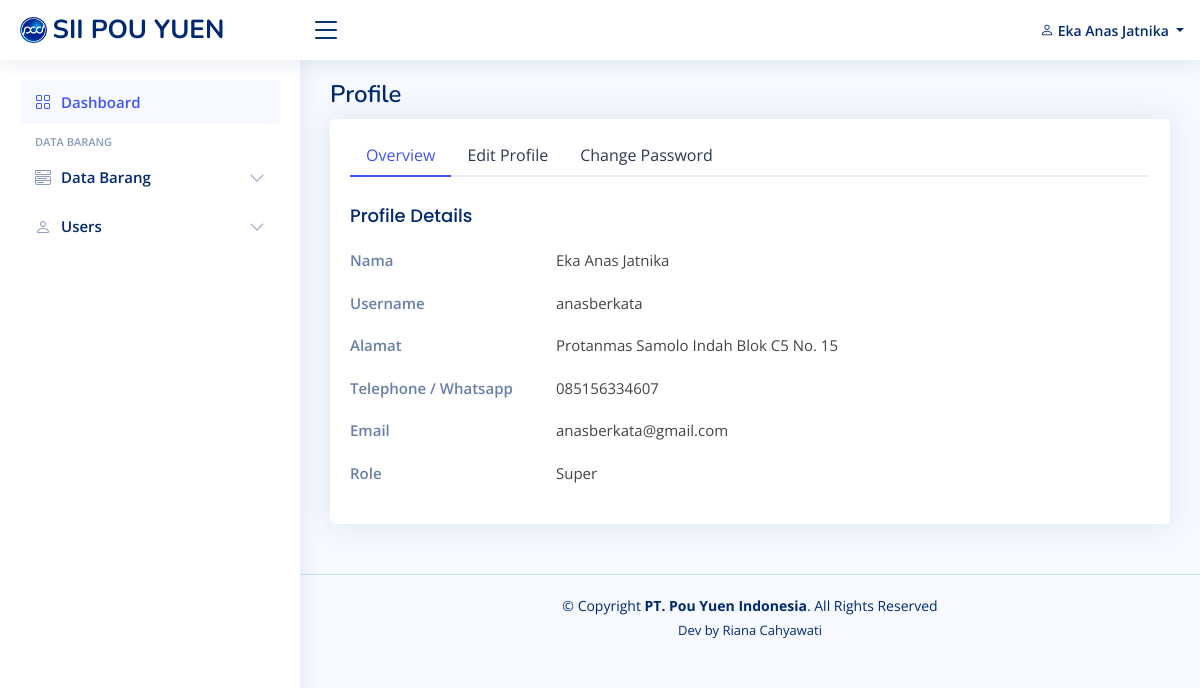
The app's page /view_users/users-profile.php (signed in) with its own data.
### tables this page shows
CREATE TABLE `users` (
  `id` int(11) NOT NULL,
  `nama` varchar(255) NOT NULL,
  `username` varchar(255) NOT NULL,
  `password` varchar(255) NOT NULL,
  `email` varchar(100) NOT NULL,
  `phone` varchar(100) NOT NULL,
  `alamat` varchar(255) NOT NULL,
  `role_id` int(11) NOT NULL
);

CREATE TABLE `users_role` (
  `id_role` int(11) NOT NULL,
  `role_name` varchar(255) NOT NULL
);

### functions.php (called while the page is built, shortened)
<?php
$conn = mysqli_connect("localhost", "root", "", "db_pouyuen");
function query($query)
{
    global $conn;
    $result = mysqli_query($conn, $query);
    $rows = [];
    while ($row = mysqli_fetch_assoc($result)) {
        $rows[] = $row;
    }
    return $rows;
}

### view_users/users-profile.php (the view, shortened to what this page needs)
<?php
include "../view_template/header.php";
include "../view_template/topbar.php";
include "../view_template/sidebar.php";
$id = $_SESSION['id'];
$users = query("SELECT * FROM users INNER JOIN users_role ON users.role_id = users_role.id_role WHERE id = $id")[0];
?>
<main id="main" class="main">
  <div class="pagetitle">
    <h1>Profile</h1>
  </div>
  <section class="section profile">
    <div class="row">
      <div class="col">
        <div class="card">
          <div class="card-body pt-3">
            <ul class="nav nav-tabs nav-tabs-bordered">
              <li class="nav-item">
                <button class="nav-link active" data-bs-toggle="tab" data-bs-target="#profile-overview">Overview</button>
              </li>
              <li class="nav-item">
                <button class="nav-link" data-bs-toggle="tab" data-bs-target="#profile-edit">Edit Profile</button>
              </li>
              <li class="nav-item">
                <button class="nav-link" data-bs-toggle="tab" data-bs-target="#profile-change-password">Change Password</button>
              </li>
            </ul>
            <div class="tab-content pt-2">
              <div class="tab-pane fade show active profile-overview" id="profile-overview">
                <h5 class="card-title">Profile Details</h5>
                <div class="row">
                  <div class="col-lg-3 col-md-4 label ">Nama</div>
                  <div class="col-lg-9 col-md-8"><?= $users['nama']; ?></div>
                </div>
                <div class="row">
                  <div class="col-lg-3 col-md-4 label ">Username</div>
                  <div class="col-lg-9 col-md-8"><?= $users['username']; ?></div>
                </div>
                <div class="row">
                  <div class="col-lg-3 col-md-4 label">Alamat</div>
                  <div class="col-lg-9 col-md-8"><?= $users['alamat']; ?></div>
                </div>
                <div class="row">
                  <div class="col-lg-3 col-md-4 label">Telephone / Whatsapp</div>
                  <div class="col-lg-9 col-md-8"><?= $users['phone']; ?></div>
                </div>
                <div class="row">
                  <div class="col-lg-3 col-md-4 label">Email</div>
                  <div class="col-lg-9 col-md-8"><?= $users['email']; ?></div>
                </div>
                <div class="row">
                  <div class="col-lg-3 col-md-4 label">Role</div>
                  <div class="col-lg-9 col-md-8"><?= $users['role_name']; ?></div>
                </div>
              </div>
            </div>
          </div>
        </div>
      </div>
    </div>
  </section>
</main>
<?php include "../view_template/footer.php"; ?>

### view_template/topbar.php (shortened to what this page needs)
<?php
$id = $_SESSION['id'];
$users = query("SELECT * FROM users INNER JOIN users_role ON users.role_id = users_role.id_role WHERE id = $id")[0];
?>
<header id="header" class="header fixed-top d-flex align-items-center">
  <div class="d-flex align-items-center justify-content-between">
    <a href="index.html" class="logo d-flex align-items-center">
      <img src="../assets/img/logopouyuen.png">
      <span class="d-none d-lg-block">SII POU YUEN</span>
    </a>
    <i class="bi bi-list toggle-sidebar-btn"></i>
  </div>
  <nav class="header-nav ms-auto">
    <ul class="d-flex align-items-center">
      <li class="nav-item dropdown pe-3">
        <a class="nav-link nav-profile d-flex align-items-center pe-0" href="#" data-bs-toggle="dropdown">
          <span class="d-none d-md-block dropdown-toggle ps-2"><i class="bi bi-person"></i> <?= $users['nama']; ?> </span>
        </a>
      </li>
    </ul>
  </nav>
</header>

### assets/css/style.css (style rules this page uses)
:root { scroll-behavior: smooth; }
body { font-family: "Open Sans", sans-serif; background: #f6f9ff; color: #444444; }
a { color: #4154f1; text-decoration: none; }
h1, h2, h3, h4, h5, h6 { font-family: "Nunito", sans-serif; }
#main { margin-top: 60px; padding: 20px 30px; transition: all 0.3s; }
.pagetitle { margin-bottom: 10px; }
.pagetitle h1 { font-size: 24px; margin-bottom: 0; font-weight: 600; color: #012970; }
.card { margin-bottom: 30px; border: none; border-radius: 5px; box-shadow: 0px 0 30px rgba(1, 41, 112, 0.1); }
.card-title { padding: 20px 0 15px 0; font-size: 18px; font-weight: 500; color: #012970; font-family: "Poppins", sans-serif; }
.card-body { padding: 0 20px 20px 20px; }
.nav-tabs-bordered { border-bottom: 2px solid #ebeef4; }
.nav-tabs-bordered .nav-link { margin-bottom: -2px; border: none; color: #2c384e; }
.nav-tabs-bordered .nav-link.active { background-color: #fff; color: #4154f1; border-bottom: 2px solid #4154f1; }
.logo { line-height: 1; }
@media (min-width: 1200px) { .logo { width: 280px; } }
.logo img { max-height: 26px; margin-right: 6px; }
.logo span { font-size: 26px; font-weight: 700; color: #012970; font-family: "Nunito", sans-serif; }
.header { transition: all 0.5s; z-index: 997; height: 60px; box-shadow: 0px 2px 20px rgba(1, 41, 112, 0.1); background-color: #fff; padding-left: 20px; }
.header .toggle-sidebar-btn { font-size: 32px; padding-left: 10px; cursor: pointer; color: #012970; }
.header-nav ul { list-style: none; }
.header-nav > ul { margin: 0; padding: 0; }
.header-nav .nav-profile { color: #012970; }
.header-nav .nav-profile span { font-size: 14px; font-weight: 600; }
@media (min-width: 1200px) { #main, #footer { margin-left: 300px; } }
.profile .profile-overview .row { margin-bottom: 20px; font-size: 15px; }
.profile .profile-overview .card-title { color: #012970; }
.profile .profile-overview .label { font-weight: 600; color: rgba(1, 41, 112, 0.6); }

### records on screen
users: nama "Eka Anas Jatnika", username "anasberkata", alamat "Protanmas Samolo Indah Blok C5 No. 15", phone "085156334607", email "anasberkata@gmail.com", users_role.role_name "Super"
